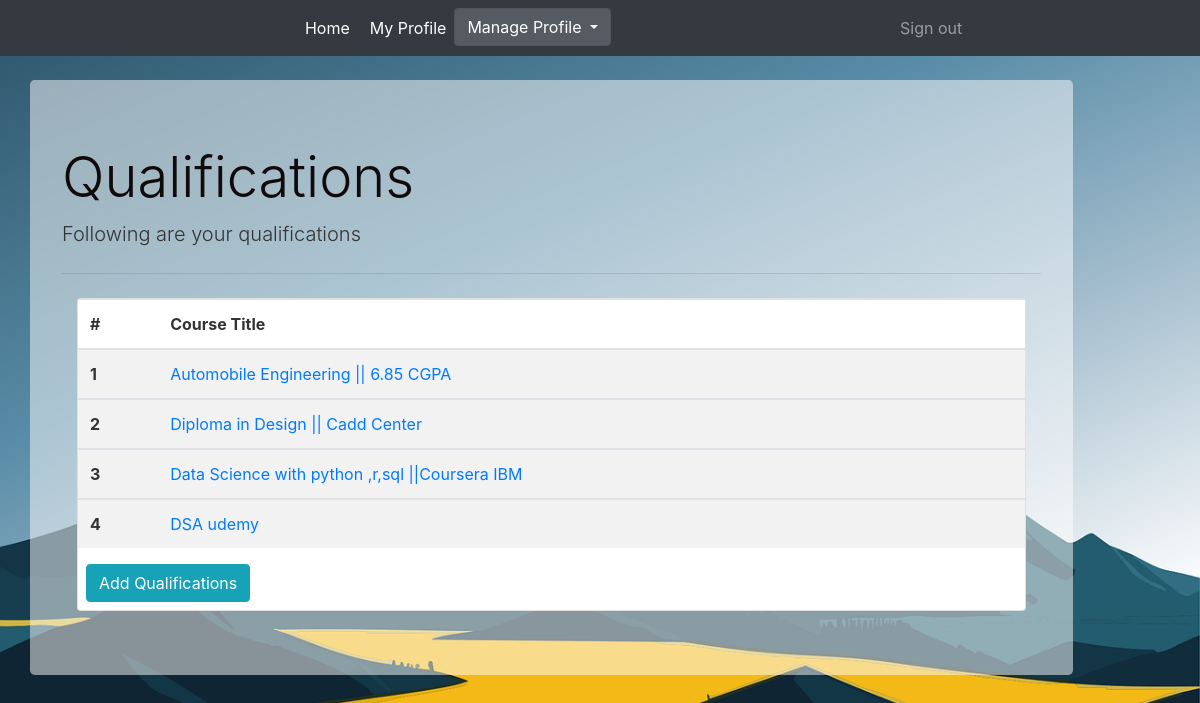
Page /qualifications (signed in) on the committed database.
### Portfolio/models.py (models this page shows, shortened)
class Qualifications(db.Model):
    id = db.Column(db.Integer,primary_key = True)
    course = db.Column(db.String(100))
    user_id = db.Column(db.Integer,db.ForeignKey('user.id'),nullable = False)

### Portfolio/qualifications/routes.py (the view)
@qualifications_blueprint.route("/qualifications", methods=['GET', 'POST'])
@login_required
def qualifications():
    user_qualifications = Qualifications.query.filter_by(user_id=current_user.id).all()
    return render_template('qualifications.html', user_qualifications=user_qualifications)

### Portfolio/models.py (called while the page is built)
@login_manager.user_loader
def load_user(user_id):
    return User.query.get(int(user_id))

### Portfolio/templates/qualifications.html
{% extends 'layouts_profile.html' %}
{% block content %}
<div class="jumbotron">
    <h1 class="display-4">Qualifications</h1>
    <p class="lead">Following are your qualifications </p>
    <hr class="my-4">
    <div class="container">
        <div class="row">
            <div class="col-md-12">
                <div class="card">
                    <div class = 'card-body-qualification'>
                        <table class="table table-striped">
                            <thead>
                                <tr>
                                    <th scope="col">#</th>
                                    <th scope="col">Course Title</th>
                                </tr>
                            </thead>
                            {% for qualification in user_qualifications %}
                                <tbody>
                                    <tr>
                                        <th scope="row">{{ loop.index }}</th>
                                        <td>
                                            <a class = 'qualification-title' href="{{ url_for('qualifications_blueprint.curr_qualification',qualification_id=qualification.id)}}">
                                                {{ qualification.course }}
                                            </a>
                                        </td>
                                    </tr>
                                </tbody>
                            {% endfor %}
                        </table>
                        <a href='{{ url_for("qualifications_blueprint.add_qualification") }}'>
                            <button class="btn btn-info mb-2 ml-2">
                                Add Qualifications
                            </button>
                        </a>
                    </div>
                </div>
                </div>
            </div>
        </div>
    </div>
{% endblock content %}

### Portfolio/static/main.css (style rules this page uses)
body { background: #6e869399; background-image : url('background.png'); background-size: cover; background-repeat: no-repeat; color: #333333; }
h1, h2, h3, h4, h5, h6 { color: #100a0a; }
.jumbotron { background-color: rgba(255, 255, 255, 0.5); }
.container { max-width: 1200px; margin: 0 auto; }
.card-body-qualification { max-width: 100%; margin: 0 ; background-color: rgba(255, 255, 255, 0.1); }

### rows in the picture
Qualifications: course "Automobile Engineering || 6.85 CGPA"
Qualifications: course "Diploma in Design || Cadd Center"
Qualifications: course "Data Science with python ,r,sql ||Coursera IBM"
Qualifications: course "DSA udemy"
